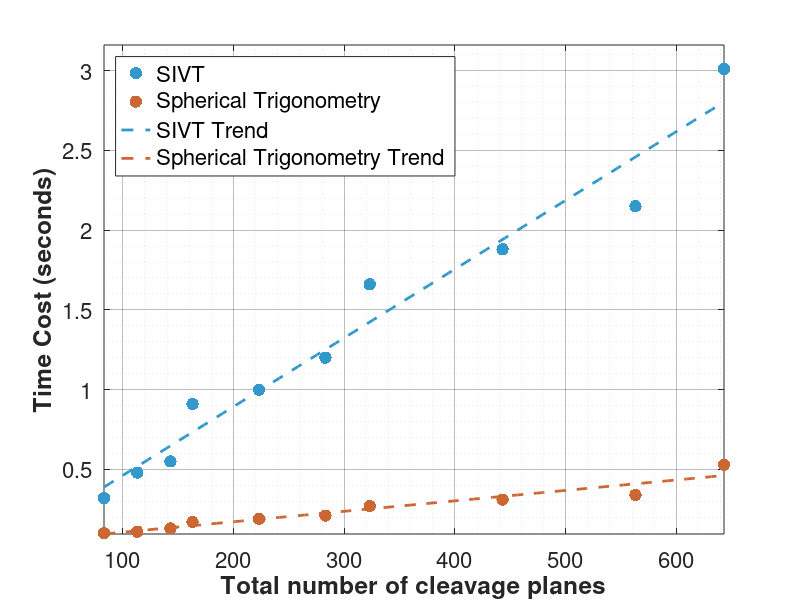

MATLAB code for this plot:
load time_result.mat;
% 创建图形窗口
f3 = figure('Position', [100, 100, 800, 600]); % 设置图形大小

% 绘制散点图
h1 = scatter(result(:,1), result(:,4), 80, 'filled', 'MarkerFaceColor', [0.2, 0.6, 0.8], 'MarkerEdgeColor', 'none');
hold on;
h2 = scatter(result(:,1), result(:,5), 80, 'filled', 'MarkerFaceColor', [0.8, 0.4, 0.2], 'MarkerEdgeColor', 'none');

% 设置坐标轴属性
xlabel('Total number of cleavage planes', 'FontSize', 18, 'FontWeight', 'bold');
ylabel('Time Cost (seconds)', 'FontSize', 18, 'FontWeight', 'bold');

% 设置坐标轴范围和刻度
x_min = min(result(:,1));
x_max = max(result(:,1));
y_min = min(min(result(:,4)), min(result(:,5)));
y_max = max(max(result(:,4)), max(result(:,5)));

xlim([x_min, x_max]);
ylim([y_min * 0.95, y_max * 1.05]); % 留出一些边距

% 网格和背景
grid on;
grid minor;
set(gca, 'GridAlpha', 0.3);
set(gca, 'MinorGridAlpha', 0.1);
set(gca, 'FontSize', 16);

% 如果数据点较多，添加趋势线
if size(result,1) > 2
    p1 = polyfit(result(:,1), result(:,4), 1);
    p2 = polyfit(result(:,1), result(:,5), 1);
    
    x_fit = linspace(x_min, x_max, 100);
    y_fit1 = polyval(p1, x_fit);
    y_fit2 = polyval(p2, x_fit);
    
    % 绘制趋势线并创建图例句柄
    h3 = plot(x_fit, y_fit1, '--', 'Color', [0.2, 0.6, 0.8], 'LineWidth', 2);
    h4 = plot(x_fit, y_fit2, '--', 'Color', [0.8, 0.4, 0.2], 'LineWidth', 2);
    
    % 使用归一化坐标精确控制图例位置
    legend([h1, h2, h3, h4], ...
           'SIVT', 'Spherical Trigonometry', ...
           'SIVT Trend', 'Spherical Trigonometry Trend', ...
           'Location', 'northwest', 'FontSize', 16);
    % 格式：[left, bottom, width, height]（归一化坐标，0-1之间）
else
    % 如果没有趋势线，使用原始图例
    legend([h1, h2], 'SIVT', 'Spherical Trigonometry', ...
           'Location', 'best', 'FontSize', 16);
end


% 设置图形框线
box on;

% 设置图形背景
set(gcf, 'Color', 'white');
set(gca, 'Color', [0.98, 0.98, 0.98]);

hold off;
exportgraphics(f3,'figure3.png','Resolution',600);
